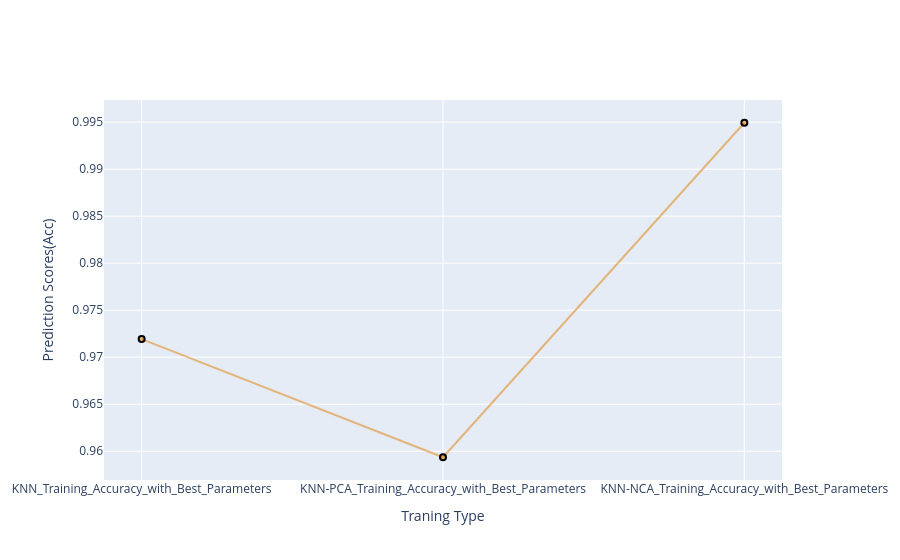

Notebook source saved alongside this figure:
### Code cell
AlgorthmsName = ['KNN_Training_Accuracy_with_Best_Parameters','KNN-PCA_Training_Accuracy_with_Best_Parameters','KNN-NCA_Training_Accuracy_with_Best_Parameters']
scoresf1=[basic_best_acc,pca_best_acc,nca_best_acc]
#create traces

trace1 = go.Scatter(
    x = AlgorthmsName,
    y= scoresf1,
    name='Algortms Name',
    marker =dict(color='rgba(225,126,0,0.5)',
               line =dict(color='rgb(0,0,0)',width=2)),
                text=AlgorthmsName
)
data = [trace1]

layout = go.Layout(barmode = "group",
                  xaxis= dict(title= 'Traning Type',ticklen= 5,zeroline= False),
              yaxis= dict(title= 'Prediction Scores(Acc)',ticklen= 5,zeroline= False))
fig = go.Figure(data = data, layout = layout)
iplot(fig)

### Figure 1 — Plotly figure (JSON) as saved in the notebook; plotly's stock layout.template omitted (floating-point values rounded to 4 significant figures)
{"data": [{"marker": {"color": "rgba(225,126,0,0.5)", "line": {"color": "rgb(0,0,0)", "width": 2}}, "name": "Algortms Name", "text": ["KNN_Training_Accuracy_with_Best_Parameters", "KNN-PCA_Training_Accuracy_with_Best_Parameters", "KNN-NCA_Training_Accuracy_with_Best_Parameters"], "type": "scatter", "x": ["KNN_Training_Accuracy_with_Best_Parameters", "KNN-PCA_Training_Accuracy_with_Best_Parameters", "KNN-NCA_Training_Accuracy_with_Best_Parameters"], "y": [0.9719, 0.9594, 0.9949]}], "layout": {"barmode": "group", "xaxis": {"ticklen": 5, "title": {"text": "Traning Type"}, "zeroline": false}, "yaxis": {"ticklen": 5, "title": {"text": "Prediction Scores(Acc)"}, "zeroline": false}}}
